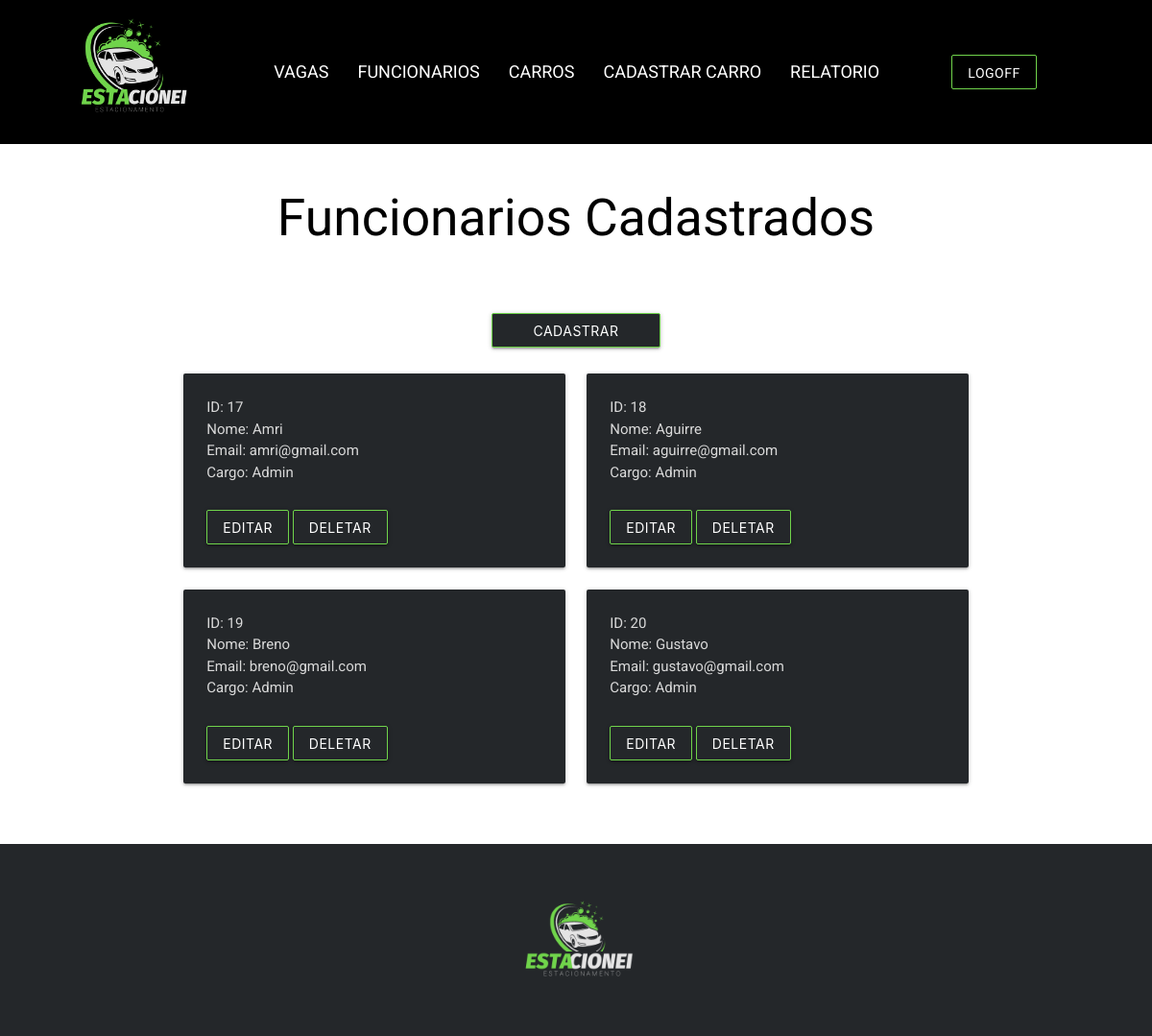
The page /pages/admin/lista_funcionario.php (signed in) on the database its author committed.
### tables this page shows
CREATE TABLE `usuarios` (
  `pk_usuarios` int(11) NOT NULL,
  `usuario` varchar(100) NOT NULL,
  `email` varchar(200) NOT NULL,
  `senha` varchar(50) NOT NULL,
  `cargo` varchar(20) NOT NULL
);

### pages/admin/lista_funcionario.php (the view, shortened to what this page needs)
<?php
include_once('../../php/conexao.php');
?>
<!DOCTYPE html>
<html lang="pt-br">
<head>
    <link type="text/css" rel="stylesheet" href="../../css/materialize.css" media="screen,projection" />
    <link rel="stylesheet" href="../../css/header.css">
    <link rel="stylesheet" href="../../css/footer.css">
    <link rel="stylesheet" href="../../css/menu-hamburguer.css">
    <link rel="stylesheet" href="../../css/funcionario/style.css">
</head>
<body style="font-family: 'Roboto', sans-serif; color: white;">
    <header>
        <img src="../../img/logo.png" alt="" />
        <div>
            <nav class="nav-content black">
                <ul class="black">
                    <li><a class="nav-item" href="vagas.php">VAGAS</a></li>
                    <li><a class="nav-item" href="lista_funcionario.php">FUNCIONARIOS</a></li>
                    <li><a class="nav-item" href="admin.php">CARROS</a></li>
                    <li><a class="nav-item" href="registrar_carro.php">CADASTRAR CARRO</a></li>
                    <li><a class="nav-item" href="relatorio.php">RELATORIO</a></li>
                </ul>
            </nav>
        </div>
        <a id="login" class="btn waves-effect waves-light btn" type="button" href="../../php/controller/controller_logoff.php">LOGOFF</a>
    </header>
    <main class="container" style="min-width: 300px; margin-top: 4%; margin-bottom: 4%;">
        <div class="row">
            <div class="align-self center black-text">
                <h2>Funcionarios Cadastrados</h2>
            </div>
        </div>
        <div class='row'>
            <div class="col s12 m6 l6 offset-l3">
            </div>
        </div>
        <div class="row">
            <div class="col s12 m6 l6 offset-l3">
                <a class='white-text col s12 m6 l6 offset-l3' href="registrar_funcionario.php">
                    <button type='button' id='btn' class='btn waves-effect waves-light btn'>Cadastrar Funcionario</button>
                </a>
            </div>
        </div>
        <div class="row">
            <?php
            $query_consulta = "SELECT pk_usuarios, usuario, email, cargo FROM usuarios";
            $consulta = mysqli_query($con, $query_consulta);
            while ($infofuncionario = mysqli_fetch_assoc($consulta)) {
            ?>
                <div class="col s12 m6">
                    <div class="card-panel cinza" id="card">
                        <div class="card-content">
                            <span class="cinza-text">
                                <?php
                                echo "ID: " . $infofuncionario['pk_usuarios'] . "<br>";
                                echo "Nome: " . $infofuncionario['usuario'] . "<br>";
                                echo "Email: " . $infofuncionario['email'] . "<br>";
                                echo "Cargo: " . $infofuncionario['cargo'] . "<br>";
                                ?>
                            </span>
                        </div>
                        <div class="card-action">
                            <?php
                            echo "
                            <a class='white-text' href='edit_funcionario.php?id=" . $infofuncionario['pk_usuarios'] . "'>
                            <button type='button' id='btn' class='btn waves-effect waves-light btn'>Editar</button>
                            </a>
                             "
                            ?>
                            <?php
                            echo "
                            <a class='white-text' href='../../php/controller/controller_apagar_funcionario.php?id=" . $infofuncionario['pk_usuarios'] . "'>
                            <button type='button' id='btn' class='btn waves-effect waves-light btn'>Deletar</button>
                            </a>
                             "
                            ?>
                        </div>
                    </div>
                </div>
            <?php
            }
            ?>
        </div>
    </main>
    <footer class="">
        <img src="../../img/logo2.png" alt="">
    </footer>
</body>
</html>

### css/header.css (style rules this page uses)
* { margin: 0; padding: 0; --font : 'Roboto', sans-serif; font-family: var(--font); }
header { background-color: black; display: flex; align-items: center; justify-content: space-evenly; height: 150px; width: 100vw; }
header > img { height: 100%; width: 150px; }
.nav-content > ul { display: flex; align-items: center; justify-content: space-between; }
ul { list-style: none; }
.nav-item { text-decoration: none; font-family: var(--font); font-size: 18px; color: white; }

### css/footer.css (style rules this page uses)
* { margin: 0; padding: 0; --font : 'Roboto', sans-serif; font-family: var(--font); }
footer { display: flex; justify-content: center; width: 100%; height: 200px; background-color: #24272A; }
footer > img { width: 200px; height: 200px; }

### css/menu-hamburguer.css (style rules this page uses)
#login { background-color: black; border: 1px solid #70D44B; }

### css/funcionario/style.css (style rules this page uses)
#btn { margin-top: 2em; background-color: #24272A; border: 1px solid #70D44B; }

### rows shown on the page
usuarios: pk_usuarios "17", usuario "Amri", email "amri@gmail.com", cargo "Admin"
usuarios: pk_usuarios "18", usuario "Aguirre", email "aguirre@gmail.com", cargo "Admin"
usuarios: pk_usuarios "19", usuario "Breno", email "breno@gmail.com", cargo "Admin"
usuarios: pk_usuarios "20", usuario "Gustavo", email "gustavo@gmail.com", cargo "Admin"
